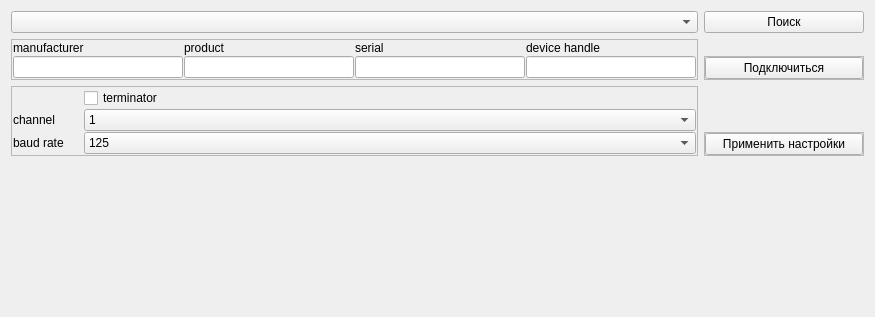
<?xml version="1.0" encoding="UTF-8"?>
<ui version="4.0">
 <class>HardwareTabWidget</class>
 <widget class="QWidget" name="HardwareTabWidget">
  <property name="geometry">
   <rect>
    <x>0</x>
    <y>0</y>
    <width>875</width>
    <height>317</height>
   </rect>
  </property>
  <property name="windowTitle">
   <string>Form</string>
  </property>
  <property name="styleSheet">
   <string notr="true"/>
  </property>
  <layout class="QGridLayout" name="gridLayout">
   <item row="1" column="0" colspan="2">
    <widget class="QFrame" name="frame_3">
     <property name="minimumSize">
      <size>
       <width>0</width>
       <height>0</height>
      </size>
     </property>
     <property name="frameShape">
      <enum>QFrame::Shape::StyledPanel</enum>
     </property>
     <property name="frameShadow">
      <enum>QFrame::Shadow::Raised</enum>
     </property>
     <layout class="QGridLayout" name="gridLayout_4">
      <property name="leftMargin">
       <number>1</number>
      </property>
      <property name="topMargin">
       <number>1</number>
      </property>
      <property name="rightMargin">
       <number>1</number>
      </property>
      <property name="bottomMargin">
       <number>1</number>
      </property>
      <property name="spacing">
       <number>1</number>
      </property>
      <item row="1" column="4">
       <widget class="QLabel" name="label_device_handle">
        <property name="text">
         <string>device handle</string>
        </property>
       </widget>
      </item>
      <item row="1" column="3">
       <widget class="QLabel" name="label_serial">
        <property name="text">
         <string>serial</string>
        </property>
       </widget>
      </item>
      <item row="2" column="3">
       <widget class="QLineEdit" name="line_serial">
        <property name="readOnly">
         <bool>true</bool>
        </property>
       </widget>
      </item>
      <item row="1" column="1">
       <widget class="QLabel" name="label_manufacturer">
        <property name="text">
         <string>manufacturer</string>
        </property>
       </widget>
      </item>
      <item row="1" column="2">
       <widget class="QLabel" name="label_product">
        <property name="text">
         <string>product</string>
        </property>
       </widget>
      </item>
      <item row="2" column="4">
       <widget class="QLineEdit" name="line_device_handler">
        <property name="readOnly">
         <bool>true</bool>
        </property>
       </widget>
      </item>
      <item row="2" column="1">
       <widget class="QLineEdit" name="line_manufacturer">
        <property name="readOnly">
         <bool>true</bool>
        </property>
       </widget>
      </item>
      <item row="2" column="2">
       <widget class="QLineEdit" name="line_product">
        <property name="readOnly">
         <bool>true</bool>
        </property>
       </widget>
      </item>
     </layout>
    </widget>
   </item>
   <item row="1" column="2" alignment="Qt::AlignmentFlag::Qt::AlignmentFlag::AlignBottom">
    <widget class="QFrame" name="frame_4">
     <property name="frameShape">
      <enum>QFrame::Shape::StyledPanel</enum>
     </property>
     <property name="frameShadow">
      <enum>QFrame::Shadow::Raised</enum>
     </property>
     <layout class="QVBoxLayout" name="verticalLayout_2">
      <property name="spacing">
       <number>0</number>
      </property>
      <property name="leftMargin">
       <number>0</number>
      </property>
      <property name="topMargin">
       <number>0</number>
      </property>
      <property name="rightMargin">
       <number>0</number>
      </property>
      <property name="bottomMargin">
       <number>0</number>
      </property>
      <item>
       <widget class="QPushButton" name="btn_connect">
        <property name="sizePolicy">
         <sizepolicy hsizetype="Minimum" vsizetype="Maximum">
          <horstretch>0</horstretch>
          <verstretch>0</verstretch>
         </sizepolicy>
        </property>
        <property name="toolTip">
         <string>Подключиться к выбранному устройству</string>
        </property>
        <property name="toolTipDuration">
         <number>5</number>
        </property>
        <property name="text">
         <string>Подключиться</string>
        </property>
        <property name="icon">
         <iconset resource="../../resources/feather.qrc">
          <normaloff>:/icons/feather/arrow-right-circle.svg</normaloff>:/icons/feather/arrow-right-circle.svg</iconset>
        </property>
        <property name="iconSize">
         <size>
          <width>16</width>
          <height>16</height>
         </size>
        </property>
        <property name="shortcut">
         <string/>
        </property>
        <property name="checkable">
         <bool>false</bool>
        </property>
        <property name="autoRepeat">
         <bool>false</bool>
        </property>
        <property name="autoExclusive">
         <bool>false</bool>
        </property>
       </widget>
      </item>
     </layout>
    </widget>
   </item>
   <item row="0" column="2">
    <widget class="QPushButton" name="btn_scan_devices">
     <property name="sizePolicy">
      <sizepolicy hsizetype="Maximum" vsizetype="Minimum">
       <horstretch>0</horstretch>
       <verstretch>0</verstretch>
      </sizepolicy>
     </property>
     <property name="minimumSize">
      <size>
       <width>160</width>
       <height>0</height>
      </size>
     </property>
     <property name="maximumSize">
      <size>
       <width>100</width>
       <height>16777215</height>
      </size>
     </property>
     <property name="toolTip">
      <string>Сканирование CAN-устройств</string>
     </property>
     <property name="toolTipDuration">
      <number>5</number>
     </property>
     <property name="layoutDirection">
      <enum>Qt::LayoutDirection::LeftToRight</enum>
     </property>
     <property name="autoFillBackground">
      <bool>false</bool>
     </property>
     <property name="text">
      <string>Поиск</string>
     </property>
     <property name="icon">
      <iconset resource="../../resources/feather.qrc">
       <normaloff>:/icons/feather/search.svg</normaloff>:/icons/feather/search.svg</iconset>
     </property>
     <property name="iconSize">
      <size>
       <width>16</width>
       <height>16</height>
      </size>
     </property>
    </widget>
   </item>
   <item row="0" column="0" colspan="2">
    <widget class="QComboBox" name="combo_box_devices"/>
   </item>
   <item row="2" column="2" alignment="Qt::AlignmentFlag::Qt::AlignmentFlag::AlignBottom">
    <widget class="QFrame" name="frame_2">
     <property name="layoutDirection">
      <enum>Qt::LayoutDirection::LeftToRight</enum>
     </property>
     <property name="frameShape">
      <enum>QFrame::Shape::StyledPanel</enum>
     </property>
     <property name="frameShadow">
      <enum>QFrame::Shadow::Raised</enum>
     </property>
     <layout class="QVBoxLayout" name="verticalLayout">
      <property name="spacing">
       <number>0</number>
      </property>
      <property name="leftMargin">
       <number>0</number>
      </property>
      <property name="topMargin">
       <number>0</number>
      </property>
      <property name="rightMargin">
       <number>0</number>
      </property>
      <property name="bottomMargin">
       <number>0</number>
      </property>
      <item>
       <widget class="QPushButton" name="btn_trace">
        <property name="toolTip">
         <string>Запустить отслеживание</string>
        </property>
        <property name="toolTipDuration">
         <number>5</number>
        </property>
        <property name="text">
         <string>Применить настройки</string>
        </property>
        <property name="icon">
         <iconset resource="../../resources/feather.qrc">
          <normaloff>:/icons/feather/zap.svg</normaloff>:/icons/feather/zap.svg</iconset>
        </property>
        <property name="iconSize">
         <size>
          <width>16</width>
          <height>16</height>
         </size>
        </property>
       </widget>
      </item>
     </layout>
    </widget>
   </item>
   <item row="3" column="0">
    <spacer name="verticalSpacer">
     <property name="orientation">
      <enum>Qt::Orientation::Vertical</enum>
     </property>
     <property name="sizeHint" stdset="0">
      <size>
       <width>20</width>
       <height>40</height>
      </size>
     </property>
    </spacer>
   </item>
   <item row="2" column="0" colspan="2">
    <widget class="QFrame" name="frame">
     <property name="minimumSize">
      <size>
       <width>0</width>
       <height>0</height>
      </size>
     </property>
     <property name="frameShape">
      <enum>QFrame::Shape::StyledPanel</enum>
     </property>
     <property name="frameShadow">
      <enum>QFrame::Shadow::Raised</enum>
     </property>
     <layout class="QGridLayout" name="gridLayout_2">
      <property name="leftMargin">
       <number>1</number>
      </property>
      <property name="topMargin">
       <number>1</number>
      </property>
      <property name="rightMargin">
       <number>1</number>
      </property>
      <property name="bottomMargin">
       <number>1</number>
      </property>
      <property name="spacing">
       <number>1</number>
      </property>
      <item row="2" column="2">
       <widget class="QComboBox" name="combo_box_channel">
        <item>
         <property name="text">
          <string>1</string>
         </property>
        </item>
        <item>
         <property name="text">
          <string>2</string>
         </property>
        </item>
        <item>
         <property name="text">
          <string>3</string>
         </property>
        </item>
        <item>
         <property name="text">
          <string>4</string>
         </property>
        </item>
       </widget>
      </item>
      <item row="3" column="2">
       <widget class="QComboBox" name="combo_box_baud_rate">
        <item>
         <property name="text">
          <string>125</string>
         </property>
        </item>
        <item>
         <property name="text">
          <string>250</string>
         </property>
        </item>
        <item>
         <property name="text">
          <string>500</string>
         </property>
        </item>
        <item>
         <property name="text">
          <string>1000</string>
         </property>
        </item>
       </widget>
      </item>
      <item row="1" column="2">
       <widget class="QCheckBox" name="check_box_terminator">
        <property name="text">
         <string>terminator</string>
        </property>
       </widget>
      </item>
      <item row="3" column="1">
       <widget class="QLabel" name="label_baud_rate">
        <property name="text">
         <string>baud rate</string>
        </property>
       </widget>
      </item>
      <item row="2" column="1">
       <widget class="QLabel" name="label_channel">
        <property name="maximumSize">
         <size>
          <width>70</width>
          <height>16777215</height>
         </size>
        </property>
        <property name="text">
         <string>channel</string>
        </property>
       </widget>
      </item>
     </layout>
    </widget>
   </item>
  </layout>
 </widget>
 <resources>
  <include location="../../resources/feather.qrc"/>
 </resources>
 <connections/>
</ui>
